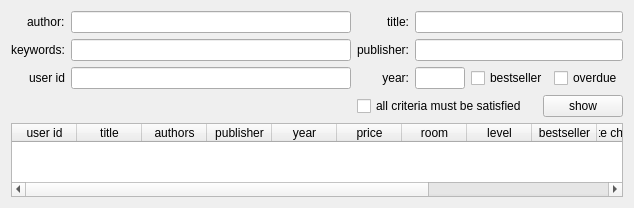
         <widget class="QWidget" name="page">
          <property name="geometry">
           <rect>
            <x>0</x>
            <y>0</y>
            <width>629</width>
            <height>208</height>
           </rect>
          </property>
          <attribute name="label">
           <string>books</string>
          </attribute>
          <layout class="QVBoxLayout" name="verticalLayout_20">
           <item>
            <layout class="QHBoxLayout" name="horizontalLayout_19">
             <item>
              <layout class="QFormLayout" name="formLayout_9">
               <property name="fieldGrowthPolicy">
                <enum>QFormLayout::AllNonFixedFieldsGrow</enum>
               </property>
               <property name="labelAlignment">
                <set>Qt::AlignRight|Qt::AlignTrailing|Qt::AlignVCenter</set>
               </property>
               <item row="0" column="0">
                <widget class="QLabel" name="label_30">
                 <property name="text">
                  <string>author:</string>
                 </property>
                </widget>
               </item>
               <item row="0" column="1">
                <widget class="QLineEdit" name="line_authors_books_checked">
                 <property name="sizePolicy">
                  <sizepolicy hsizetype="Expanding" vsizetype="Fixed">
                   <horstretch>0</horstretch>
                   <verstretch>0</verstretch>
                  </sizepolicy>
                 </property>
                 <property name="minimumSize">
                  <size>
                   <width>280</width>
                   <height>0</height>
                  </size>
                 </property>
                </widget>
               </item>
               <item row="1" column="0">
                <widget class="QLabel" name="label_34">
                 <property name="text">
                  <string>keywords:</string>
                 </property>
                </widget>
               </item>
               <item row="1" column="1">
                <widget class="QLineEdit" name="line_keywords_books_checked">
                 <property name="minimumSize">
                  <size>
                   <width>280</width>
                   <height>0</height>
                  </size>
                 </property>
                </widget>
               </item>
               <item row="2" column="0">
                <widget class="QLabel" name="label_39">
                 <property name="text">
                  <string>user id</string>
                 </property>
                </widget>
               </item>
               <item row="2" column="1">
                <widget class="QLineEdit" name="line_user_id_books_checked">
                 <property name="minimumSize">
                  <size>
                   <width>280</width>
                   <height>0</height>
                  </size>
                 </property>
                 <property name="text">
                  <string/>
                 </property>
                </widget>
               </item>
              </layout>
             </item>
             <item>
              <layout class="QVBoxLayout" name="verticalLayout_17">
               <item>
                <layout class="QHBoxLayout" name="horizontalLayout_20">
                 <item>
                  <layout class="QVBoxLayout" name="verticalLayout_18">
                   <item>
                    <widget class="QLabel" name="label_36">
                     <property name="text">
                      <string>title:</string>
                     </property>
                     <property name="alignment">
                      <set>Qt::AlignRight|Qt::AlignTrailing|Qt::AlignVCenter</set>
                     </property>
                    </widget>
                   </item>
                   <item>
                    <widget class="QLabel" name="label_37">
                     <property name="text">
                      <string>publisher:</string>
                     </property>
                     <property name="alignment">
                      <set>Qt::AlignRight|Qt::AlignTrailing|Qt::AlignVCenter</set>
                     </property>
                    </widget>
                   </item>
                   <item>
                    <widget class="QLabel" name="label_38">
                     <property name="text">
                      <string>year:</string>
                     </property>
                     <property name="alignment">
                      <set>Qt::AlignRight|Qt::AlignTrailing|Qt::AlignVCenter</set>
                     </property>
                    </widget>
                   </item>
                  </layout>
                 </item>
                 <item>
                  <layout class="QVBoxLayout" name="verticalLayout_19">
                   <item>
                    <widget class="QLineEdit" name="line_title_books_checked"/>
                   </item>
                   <item>
                    <widget class="QLineEdit" name="line_publisher_books_checked"/>
                   </item>
                   <item>
                    <layout class="QHBoxLayout" name="horizontalLayout_21">
                     <item>
                      <widget class="QLineEdit" name="line_year_books_checked">
                       <property name="sizePolicy">
                        <sizepolicy hsizetype="Fixed" vsizetype="Fixed">
                         <horstretch>0</horstretch>
                         <verstretch>0</verstretch>
                        </sizepolicy>
                       </property>
                       <property name="minimumSize">
                        <size>
                         <width>50</width>
                         <height>0</height>
                        </size>
                       </property>
                       <property name="maximumSize">
                        <size>
                         <width>50</width>
                         <height>16777215</height>
                        </size>
                       </property>
                       <property name="inputMask">
                        <string/>
                       </property>
                       <property name="text">
                        <string/>
                       </property>
                      </widget>
                     </item>
                     <item>
                      <spacer name="horizontalSpacer_10">
                       <property name="orientation">
                        <enum>Qt::Horizontal</enum>
                       </property>
                       <property name="sizeHint" stdset="0">
                        <size>
                         <width>40</width>
                         <height>20</height>
                        </size>
                       </property>
                      </spacer>
                     </item>
                     <item>
                      <layout class="QHBoxLayout" name="horizontalLayout_22">
                       <item>
                        <widget class="QCheckBox" name="checkbox_bestseller_books_checked">
                         <property name="text">
                          <string>bestseller</string>
                         </property>
                        </widget>
                       </item>
                       <item>
                        <widget class="QCheckBox" name="checkbox_overdue_books_checked">
                         <property name="text">
                          <string>overdue</string>
                         </property>
                        </widget>
                       </item>
                      </layout>
                     </item>
                    </layout>
                   </item>
                  </layout>
                 </item>
                </layout>
               </item>
               <item>
                <layout class="QHBoxLayout" name="horizontalLayout_23">
                 <item>
                  <widget class="QCheckBox" name="checkbox_criteria_books_checked">
                   <property name="text">
                    <string>all criteria must be satisfied</string>
                   </property>
                  </widget>
                 </item>
                 <item>
                  <spacer name="horizontalSpacer_11">
                   <property name="orientation">
                    <enum>Qt::Horizontal</enum>
                   </property>
                   <property name="sizeHint" stdset="0">
                    <size>
                     <width>40</width>
                     <height>20</height>
                    </size>
                   </property>
                  </spacer>
                 </item>
                 <item>
                  <widget class="QPushButton" name="button_show_checked_out_books">
                   <property name="text">
                    <string>show</string>
                   </property>
                  </widget>
                 </item>
                </layout>
               </item>
              </layout>
             </item>
            </layout>
           </item>
           <item>
            <widget class="QTableWidget" name="table_checked_out_books">
             <property name="sizePolicy">
              <sizepolicy hsizetype="Expanding" vsizetype="Expanding">
               <horstretch>0</horstretch>
               <verstretch>0</verstretch>
              </sizepolicy>
             </property>
             <property name="sizeAdjustPolicy">
              <enum>QAbstractScrollArea::AdjustIgnored</enum>
             </property>
             <attribute name="horizontalHeaderCascadingSectionResizes">
              <bool>false</bool>
             </attribute>
             <attribute name="horizontalHeaderDefaultSectionSize">
              <number>65</number>
             </attribute>
             <attribute name="horizontalHeaderStretchLastSection">
              <bool>false</bool>
             </attribute>
             <attribute name="verticalHeaderCascadingSectionResizes">
              <bool>false</bool>
             </attribute>
             <attribute name="verticalHeaderStretchLastSection">
              <bool>false</bool>
             </attribute>
             <column>
              <property name="text">
               <string>user id</string>
              </property>
             </column>
             <column>
              <property name="text">
               <string>title</string>
              </property>
             </column>
             <column>
              <property name="text">
               <string>authors</string>
              </property>
             </column>
             <column>
              <property name="text">
               <string>publisher</string>
              </property>
             </column>
             <column>
              <property name="text">
               <string>year</string>
              </property>
             </column>
             <column>
              <property name="text">
               <string>price</string>
              </property>
             </column>
             <column>
              <property name="text">
               <string>room</string>
              </property>
             </column>
             <column>
              <property name="text">
               <string>level</string>
              </property>
             </column>
             <column>
              <property name="text">
               <string>bestseller</string>
              </property>
             </column>
             <column>
              <property name="text">
               <string>date checked out</string>
              </property>
             </column>
             <column>
              <property name="text">
               <string>date to return</string>
              </property>
             </column>
             <column>
              <property name="text">
               <string>fine</string>
              </property>
             </column>
             <column>
              <property name="text">
               <string>return</string>
              </property>
             </column>
            </widget>
           </item>
          </layout>
         </widget>
